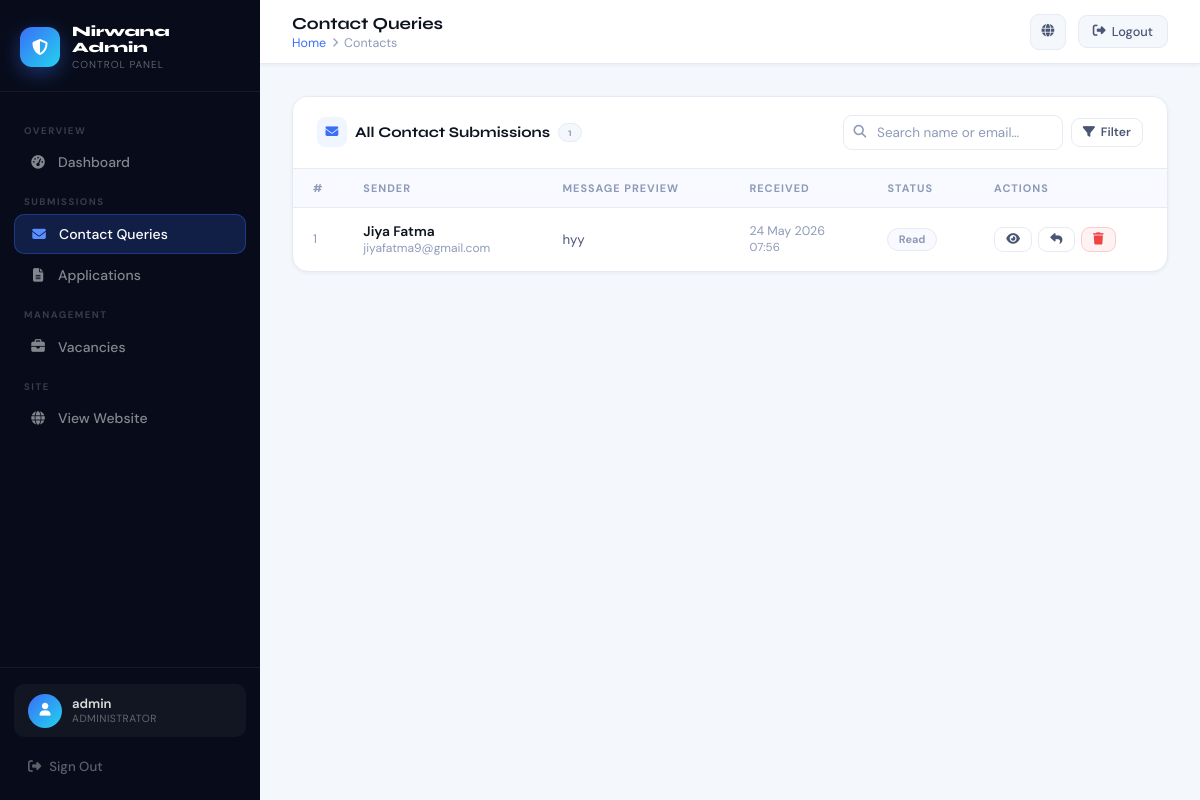
/myadmin/contacts/ (signed in), run on the app's committed database.
### app1/models.py (models this page shows, shortened)
class ContactSubmission(models.Model):
    name = models.CharField(max_length=200)
    email = models.EmailField()
    message = models.TextField()
    submitted_at = models.DateTimeField(auto_now_add=True)
    is_read = models.BooleanField(default=False)
    class Meta:
        ordering = ['-submitted_at']
        verbose_name = 'Contact Submission'
        verbose_name_plural = 'Contact Submissions'

### app1/views.py (the view)
# urls.py: path('myadmin/contacts/', views.admin_contacts, name='admin_contacts'),
@login_required(login_url='admin_login')
@user_passes_test(is_admin, login_url='admin_login')
def admin_contacts(request):
    q = request.GET.get('q', '')
    contacts = ContactSubmission.objects.all()
    if q:
        contacts = contacts.filter(Q(name__icontains=q) | Q(email__icontains=q) | Q(message__icontains=q))
    return render(request, 'app1/admin/contacts.html', {'contacts': contacts, 'q': q})

### app1/views.py (called while the page is built)
def is_admin(user):
    return user.is_authenticated and user.is_staff

### app1/templates/app1/admin/contacts.html (shortened to what this page needs)
{% extends 'app1/admin/base.html' %}
{% block page_title %}Contact Queries{% endblock %}
{% block breadcrumb %}<a href="{% url 'admin_dashboard' %}">Home</a> <i class="fas fa-chevron-right" style="font-size:0.6rem"></i> <span>Contacts</span>{% endblock %}
{% block content %}
<div class="card">
  <div class="card-header">
    <div class="card-title">
      <span class="title-icon" style="background:#EFF6FF;color:var(--blue)"><i class="fas fa-envelope"></i></span>
      All Contact Submissions
      <span style="background:var(--bg);border:1px solid var(--border);padding:2px 9px;border-radius:50px;font-size:0.68rem;color:var(--text-light);font-weight:600">
        {{ contacts|length }}
      </span>
    </div>
    <div style="display:flex;gap:0.625rem;align-items:center;flex-wrap:wrap">
      <form method="GET" style="display:flex;gap:0.5rem;align-items:center">
        <div class="search-wrap">
          <input type="text" name="q" placeholder="Search name or email…" value="{{ q }}">
        </div>
        <button type="submit" class="btn btn-ghost btn-sm">
          <i class="fas fa-filter"></i> Filter
        </button>
      </form>
    </div>
  </div>
  <div class="card-body">
    {% if contacts %}
    <table>
      <thead>
        <tr>
          <th>#</th>
          <th>Sender</th>
          <th>Message Preview</th>
          <th>Received</th>
          <th>Status</th>
          <th>Actions</th>
        </tr>
      </thead>
      <tbody>
        {% for c in contacts %}
        <tr>
          <td style="color:var(--text-light);font-size:0.78rem;width:50px">{{ c.pk }}</td>
          <td>
            <div style="font-weight:600">{{ c.name }}</div>
            <div style="font-size:0.75rem;color:var(--text-light)">{{ c.email }}</div>
          </td>
          <td style="max-width:280px">
            <div style="color:var(--text-mid);font-size:0.83rem;overflow:hidden;white-space:nowrap;text-overflow:ellipsis;max-width:280px">
              {{ c.message|truncatechars:70 }}
            </div>
          </td>
          <td style="white-space:nowrap;color:var(--text-light);font-size:0.78rem">
            {{ c.submitted_at|date:"d M Y" }}<br>
            <span style="font-size:0.72rem">{{ c.submitted_at|date:"H:i" }}</span>
          </td>
          <td>
            {% if not c.is_read %}
              <span class="badge unread"><i class="fas fa-circle" style="font-size:0.35rem"></i> New</span>
            {% else %}
              <span class="badge read">Read</span>
            {% endif %}
          </td>
          <td>
            <div class="action-group">
              <a href="{% url 'admin_contact_detail' c.pk %}" class="btn btn-ghost btn-sm" title="View">
                <i class="fas fa-eye"></i>
              </a>
              <a href="mailto:{{ c.email }}" class="btn btn-ghost btn-sm" title="Reply via email">
                <i class="fas fa-reply"></i>
              </a>
              <a href="{% url 'admin_contact_delete' c.pk %}"
                 class="btn btn-danger btn-sm"
                 title="Delete"
                 onclick="return confirm('Delete this contact submission from {{ c.name }}? This cannot be undone.')">
                <i class="fas fa-trash"></i>
              </a>
            </div>
          </td>
        </tr>
        {% endfor %}
      </tbody>
    </table>
    {% endif %}
  </div>
</div>
{% endblock %}

### app1/templates/app1/admin/base.html (shortened to what this page needs)
<!DOCTYPE html>
<html lang="en">
<head>
<link rel="stylesheet" href="https://cdnjs.cloudflare.com/ajax/libs/font-awesome/6.5.0/css/all.min.css">
</head>
<body>
<aside class="sidebar" id="sidebar">
  <div class="sidebar-top">
    <a href="{% url 'admin_dashboard' %}" class="brand">
      <div class="brand-mark"><i class="fas fa-shield-halved"></i></div>
      <div class="brand-info">
        <div class="name">Nirwana Admin</div>
        <div class="sub">Control Panel</div>
      </div>
    </a>
  </div>
  <nav class="sidebar-nav">
    <span class="nav-label">Overview</span>
    <a href="{% url 'admin_dashboard' %}" class="nav-link {% if request.resolver_match.url_name == 'admin_dashboard' %}active{% endif %}">
      <span class="nav-icon"><i class="fas fa-gauge-high"></i></span>
      <span class="nav-text">Dashboard</span>
    </a>
    <span class="nav-label">Submissions</span>
    <a href="{% url 'admin_contacts' %}" class="nav-link {% if 'contact' in request.resolver_match.url_name %}active{% endif %}">
      <span class="nav-icon"><i class="fas fa-envelope"></i></span>
      <span class="nav-text">Contact Queries</span>
    </a>
    <a href="{% url 'admin_applications' %}" class="nav-link {% if 'application' in request.resolver_match.url_name %}active{% endif %}">
      <span class="nav-icon"><i class="fas fa-file-lines"></i></span>
      <span class="nav-text">Applications</span>
    </a>
    <span class="nav-label">Management</span>
    <a href="{% url 'admin_vacancies' %}" class="nav-link {% if 'vacanc' in request.resolver_match.url_name %}active{% endif %}">
      <span class="nav-icon"><i class="fas fa-briefcase"></i></span>
      <span class="nav-text">Vacancies</span>
    </a>
    <span class="nav-label">Site</span>
    <a href="{% url 'home' %}" class="nav-link" target="_blank">
      <span class="nav-icon"><i class="fas fa-globe"></i></span>
      <span class="nav-text">View Website</span>
    </a>
  </nav>
  <div class="sidebar-bottom">
    <div class="user-card">
      <div class="user-avatar"><i class="fas fa-user"></i></div>
      <div>
        <div class="user-name">{{ request.user.username }}</div>
        <div class="user-role">Administrator</div>
      </div>
    </div>
    <a href="{% url 'admin_logout' %}" class="logout-link">
      <i class="fas fa-right-from-bracket"></i>
      Sign Out
    </a>
  </div>
</aside>
<div class="main">
  <header class="topbar">
    <div class="topbar-left">
      <div>
        <div class="page-title">{% block page_title %}Dashboard{% endblock %}</div>
        <div class="breadcrumb">{% block breadcrumb %}<a href="{% url 'admin_dashboard' %}">Home</a>{% endblock %}</div>
      </div>
    </div>
    <div class="topbar-right">
      <a href="{% url 'home' %}" target="_blank" class="topbar-action icon-only" title="View Site">
        <i class="fas fa-globe"></i>
      </a>
      <a href="{% url 'admin_logout' %}" class="topbar-action" title="Logout">
        <i class="fas fa-right-from-bracket"></i>
        <span>Logout</span>
      </a>
    </div>
  </header>
  <main class="content">
    {% block content %}{% endblock %}
  </main>
</div>
</body>
</html>

### data on the page
ContactSubmission: pk "1", name "Jiya Fatma", email "jiyafatma9@gmail.com", message "hyy", submitted_at "24 May 2026", submitted_at "07:56", is_read "Read"

### other printed values
{{ request.user.username }} "admin"
{{ contacts|length }} "1"
